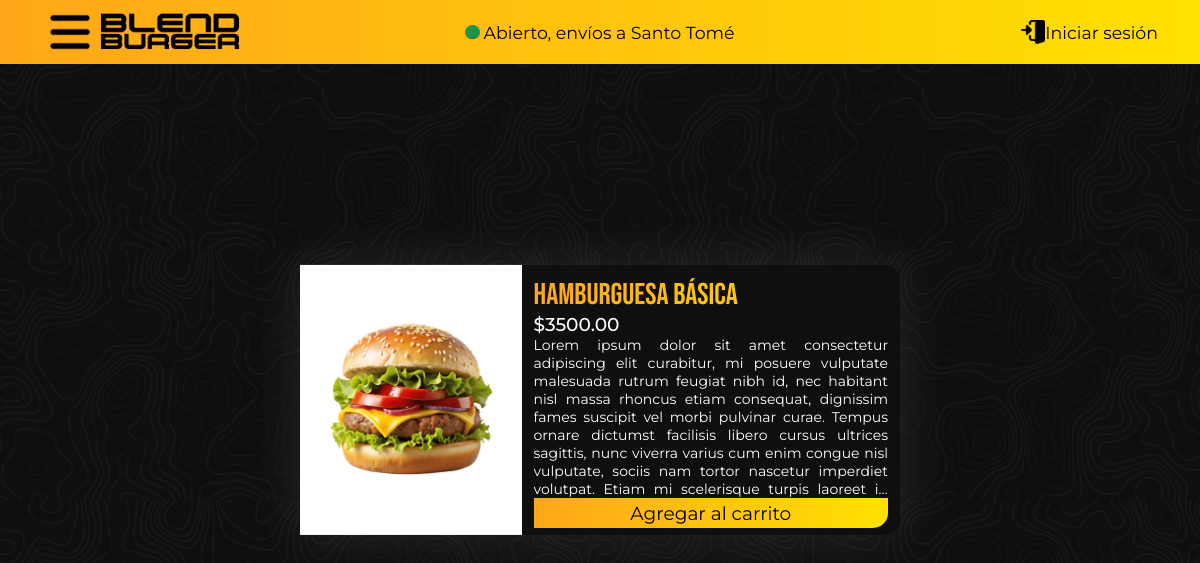
The app's page /pages/product.php?id=1 with its own data.
### tables this page shows
CREATE TABLE `estado` (
  `id_estado` int(100) NOT NULL,
  `nombre` varchar(100) NOT NULL,
  `texto` varchar(100) NOT NULL,
  `compras` int(1) NOT NULL,
  `activo` int(1) NOT NULL DEFAULT 0,
  `imagen` varchar(255) NOT NULL
);

CREATE TABLE `productos` (
  `id_producto` int(100) NOT NULL,
  `nombre` varchar(100) NOT NULL,
  `precio` decimal(10,2) NOT NULL,
  `descripcion` text NOT NULL,
  `categoria` varchar(100) NOT NULL,
  `activo` int(1) NOT NULL DEFAULT 0,
  `imagen` varchar(255) NOT NULL
);

### services/image_service.php (called while the page is built, shortened)
<?php
class ImageService {
    public static function getImage(?string $imageName, string $directory, string $placeholder = "../images/placeholder.png"):string {
        $path = $directory.$imageName;
        return $path;
    }
}
?>

### pages/product.php (the view, shortened to what this page needs)
<?php
require_once 'database.php';
require_once '../services/image_service.php';
$id = $_GET['id'] ?? null;
if ($id) {
    $stmt = $pdo->prepare("SELECT * FROM productos WHERE id_producto = :id_producto LIMIT 1");
    $stmt ->execute([
    ":id_producto" => $id
    ]);
} else {
    header("Location: main.php");
}
$producto = $stmt->fetch(PDO::FETCH_ASSOC);
$user_id = $_SESSION['id_usuario'] ?? "";
$stmt4 = $pdo->prepare("SELECT * FROM estado WHERE activo = 1 LIMIT 1");
$stmt4 -> execute();
$estado = $stmt4->fetch(PDO::FETCH_ASSOC);
?>
<!DOCTYPE html>
<head>
    <link href="style.css" rel="stylesheet">
</head>
<body>
    <header>
        <div class="header-right">
            <div class="logo-and-more">
                <a href=""><img class="bars" src="../images/menu.png"></a>
                <a href="main.php"><img class ="logo" src="../images/logo.png"></a>
            </div>
        </div>
        <div class="state">
            <?php
            $estado_imagen = ImageService::getImage($estado['imagen'], "../uploads/states/");
            echo '<img src="'.$estado_imagen.'" class="icon"><span class="uitext">'.$estado['texto'].'</span>';
            ?>
        </div>
        <?php
        if ($user_id) {
            echo '<div class="header-account-info">';
            echo '<img src="../images/notification.png" class="icon-big">';
            echo '<a href="blendpoints.php"><img class="icon-big" src="../images/blendpoints.png"><span class="uitext">'.$blendpoints.'</span></a>';
            echo '<a href="account.php"><img class="icon-big" src="../images/user.png"><span class="uitext">Cuenta</span></a>';
            echo '</div>';
        } else {
            echo '<div class="header-account-info">';
            echo '<a href="login.php"><img class="icon-big" src="../images/login.png"><span class="uitext">Iniciar sesión</span></a>';
            echo '</div>';
        }
        ?>
    </header>
    <div class="product-viewer">
        <figure class="viewer-figure">
            <?php
            $imagen = ImageService::getImage($producto['imagen'], "../uploads/products/");
            echo '<img src="'.$imagen.'" class="viewer-image">';
            ?>
        </figure>
        <div class="viewer-info">
            <?php
            echo '<span class="viewer-title">'.htmlspecialchars($producto['nombre'], ENT_QUOTES, 'UTF-8').'</span>';
            echo '<span class="viewer-price">$'.htmlspecialchars($producto['precio'], ENT_QUOTES, 'UTF-8').'</span>';
            echo '<span class="viewer-description">'.htmlspecialchars($producto['descripcion'], ENT_QUOTES, 'UTF-8').'</span>';
            $message = "Agregar al carrito";
            $extra = "";
            echo '<button class="viewer-button" type="submit" '.$extra.' form="add">'.$message.'</button>'
            ?>
        </div>
    </div>
</body>

### pages/style.css (style rules this page uses)
header { width: 100%; height: 8vh; box-sizing: border-box; padding: 1% 3.5% 1% 3.5%; display: flex; justify-content: space-between; align-items: center; background: linear-gradient(90deg, rgba(255, 167, 25, 1) 0%, rgba(255, 225, 0, 1) 100%); }
.uitext { color: black; font-family: "Montserrat", sans-serif; font-size: clamp(16px, 0.65vw + 0.6rem, 32px); }
a { text-decoration: none; color: inherit; }
header a { height: 100%; display: flex; align-items: center; }
body { margin: 0; min-height: 100vh; background: #0f0f0f; -ms-overflow-style: none; scrollbar-width: none; }
.logo { height: clamp(4rem, 14vw, 9rem); width: auto; }
.bars { height: clamp(1rem, 6vw, 3.5rem); width: auto; }
.icon { height: clamp(0.6rem, 1.2vw, 1.4rem); width: auto; }
.icon-big { height: clamp(1.5rem, 2vw, 2.5rem); width: auto; }
.logo-and-more { display: flex; justify-content: center; align-items: center; }
.header-right { width: 30%; display: flex; align-items: center; justify-content: space-between; }
.header-account-info { width: 30%; display: flex; justify-content: space-between; }
.state { display: flex; align-items: center; justify-content: center; gap: 1%; width: 33%; }
body::before { content: ""; position: fixed; top: 0; left: 0; right: 0; bottom: 0; background: url("../images/background.jpg") fixed; background-repeat: repeat; background-size: 50%; opacity: 0.05; z-index: -1; }
.product-viewer { background-color: #0f0f0f; width: 50%; max-height: 80vh; position: absolute; top: 50%; left: 50%; transform: translate(-50%, -50%); display: flex; box-shadow: 0 0 55px rgba(255, 255, 255, 0.1); border-radius: 15px; }
.viewer-figure { width: 60%; aspect-ratio: 1/1; display: flex; align-items: center; justify-content: center; margin: 0; background: white; border: none; }
.viewer-image { max-width: 80%; max-height: 80%; width: auto; height: auto; object-fit: contain; transition: all .2s; display: block; }
.viewer-info { padding: 2% 2% 0 2%; width: 96%; display:flex; flex-direction: column; }
.viewer-title { font-family: "Bebas neue", sans-serif; font-size: clamp(30px, 1.3vw + 0.65rem, 52px); white-space: nowrap; background: linear-gradient(90deg, rgba(255, 167, 25, 1) 0%, rgba(255, 225, 0, 1) 100%); -webkit-background-clip: text; background-clip: text; color: transparent }
.viewer-price { color: white; font-family: "Montserrat", sans-serif; font-size: clamp(18px, 0.75vw + 0.6rem, 38px); font-weight:500; }
.viewer-description { color: white; font-family: "Montserrat", sans-serif; font-size: clamp(14px, 0.5vw + 0.5rem, 32px); text-align: justify; display: -webkit-box; -webkit-box-orient: vertical; -webkit-line-clamp: 9; overflow: hidden; }
.viewer-button { font-family: "Montserrat", sans-serif; font-size: clamp(18px, 0.75vw + 0.6rem, 38px); border: none; border-radius: 0 0 15px 0; color: black; background: linear-gradient(90deg, rgba(255, 167, 25, 1) 0%, rgba(255, 225, 0, 1) 100%); padding: 1%; margin-top: auto; margin-bottom: 2%; cursor: pointer; transition: all .2s; align-self: center; width: 100%; }

### records on screen
estado: imagen (picture), texto "Abierto, envíos a Santo Tomé"
productos: imagen (picture), precio "3500.00", descripcion "Lorem ipsum dolor sit amet consectetur adipiscing elit curabitur, mi posuere vulputate malesuada rutrum feugiat nibh id, nec habitant nisl massa rhoncus etiam consequat, dignissim fames suscipit vel morbi pulvinar curae. Tempus ornare dictumst facilisis libero cursus ultrices sagittis, nunc viverra varius cum enim congue nisl vulputate, sociis nam tortor nascetur imperdiet volutpat. Etiam mi scelerisque turpis laoreet…"

### other values on screen
$message "Agregar al carrito"
